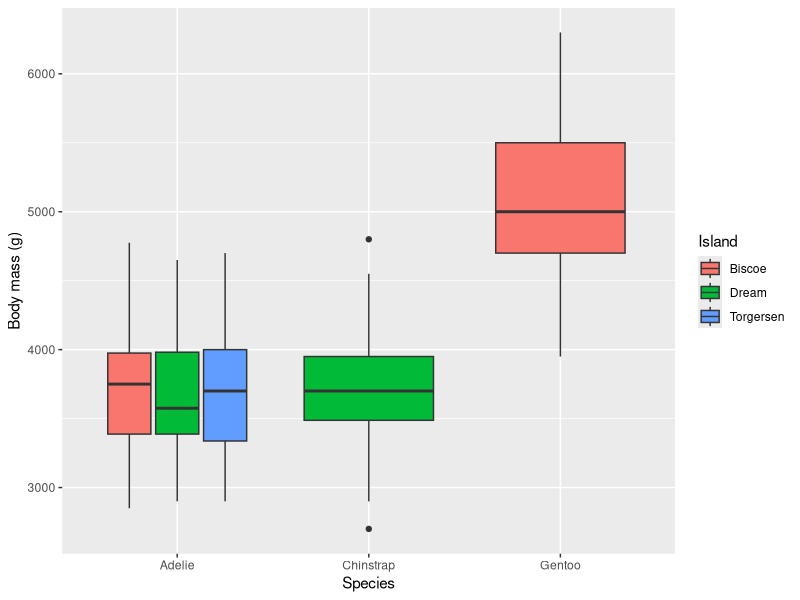
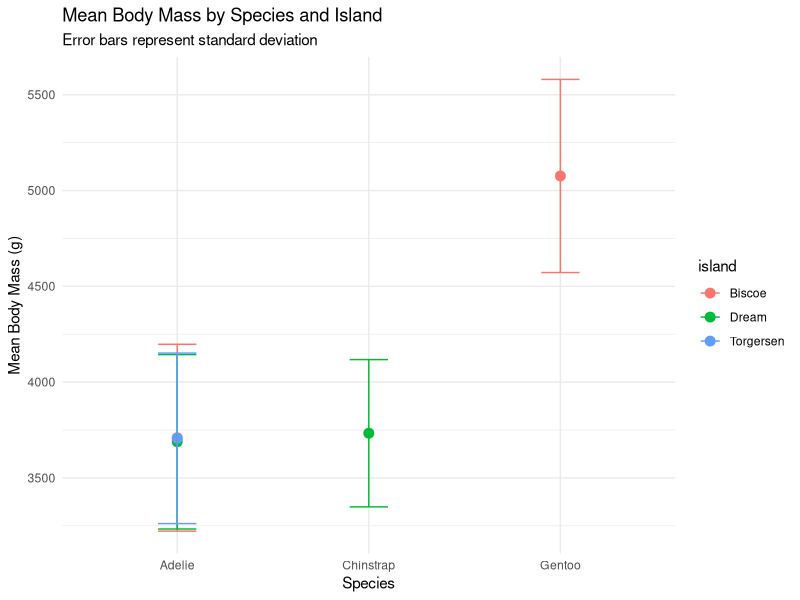
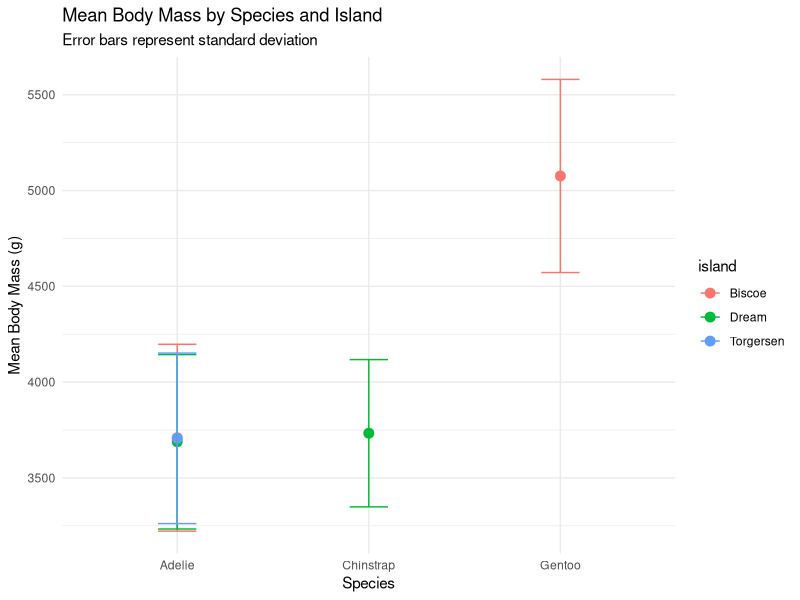

R code for these plots, in order:
## ---- chunk 1
1 + 1
## ---- chunk 2
#| echo: false
2 * 2
## ---- chunk 3
#| label: body-size-shape
#| layout-ncol: 2

library(tidyverse)
library(palmerpenguins)  # skip if you've already loaded your own data

# 1. Summary table
penguins |>
  group_by(species, island) |>
  summarise(
    mean_body_mass = mean(body_mass_g, na.rm = TRUE),
    .groups = "drop"
  )

# 2. Boxplot
penguins |>
  ggplot(aes(x = species, y = body_mass_g, fill = island)) +
  geom_boxplot() +
  labs(
    x = "Species",
    y = "Body mass (g)",
    fill = "Island"
  )


## ---- chunk 4
# Pipe directly from aggregation to plotting with error bars
mass_compare_plot <- penguins |>
  group_by(species, island) |>
  summarise(
    mean_mass = mean(body_mass_g, na.rm = TRUE),
    sd_mass = sd(body_mass_g, na.rm = TRUE),
    n = n(),
    .groups = "drop"
  ) |>
  ggplot(aes(x = species, y = mean_mass, colour = island)) +
  geom_point(size = 3) +
  geom_errorbar(aes(ymin = mean_mass - sd_mass, 
                    ymax = mean_mass + sd_mass), 
                width = 0.2) +
  labs(title = "Mean Body Mass by Species and Island",
       subtitle = "Error bars represent standard deviation",
       y = "Mean Body Mass (g)",
       x = "Species") +
  theme_minimal()

mass_compare_plot


## ---- chunk 5
ggsave("outputs/mass_compare_plot.png", 
       plot = mass_compare_plot, 
       width = 120, height = 120, 
       units = "mm", dpi = 300)
